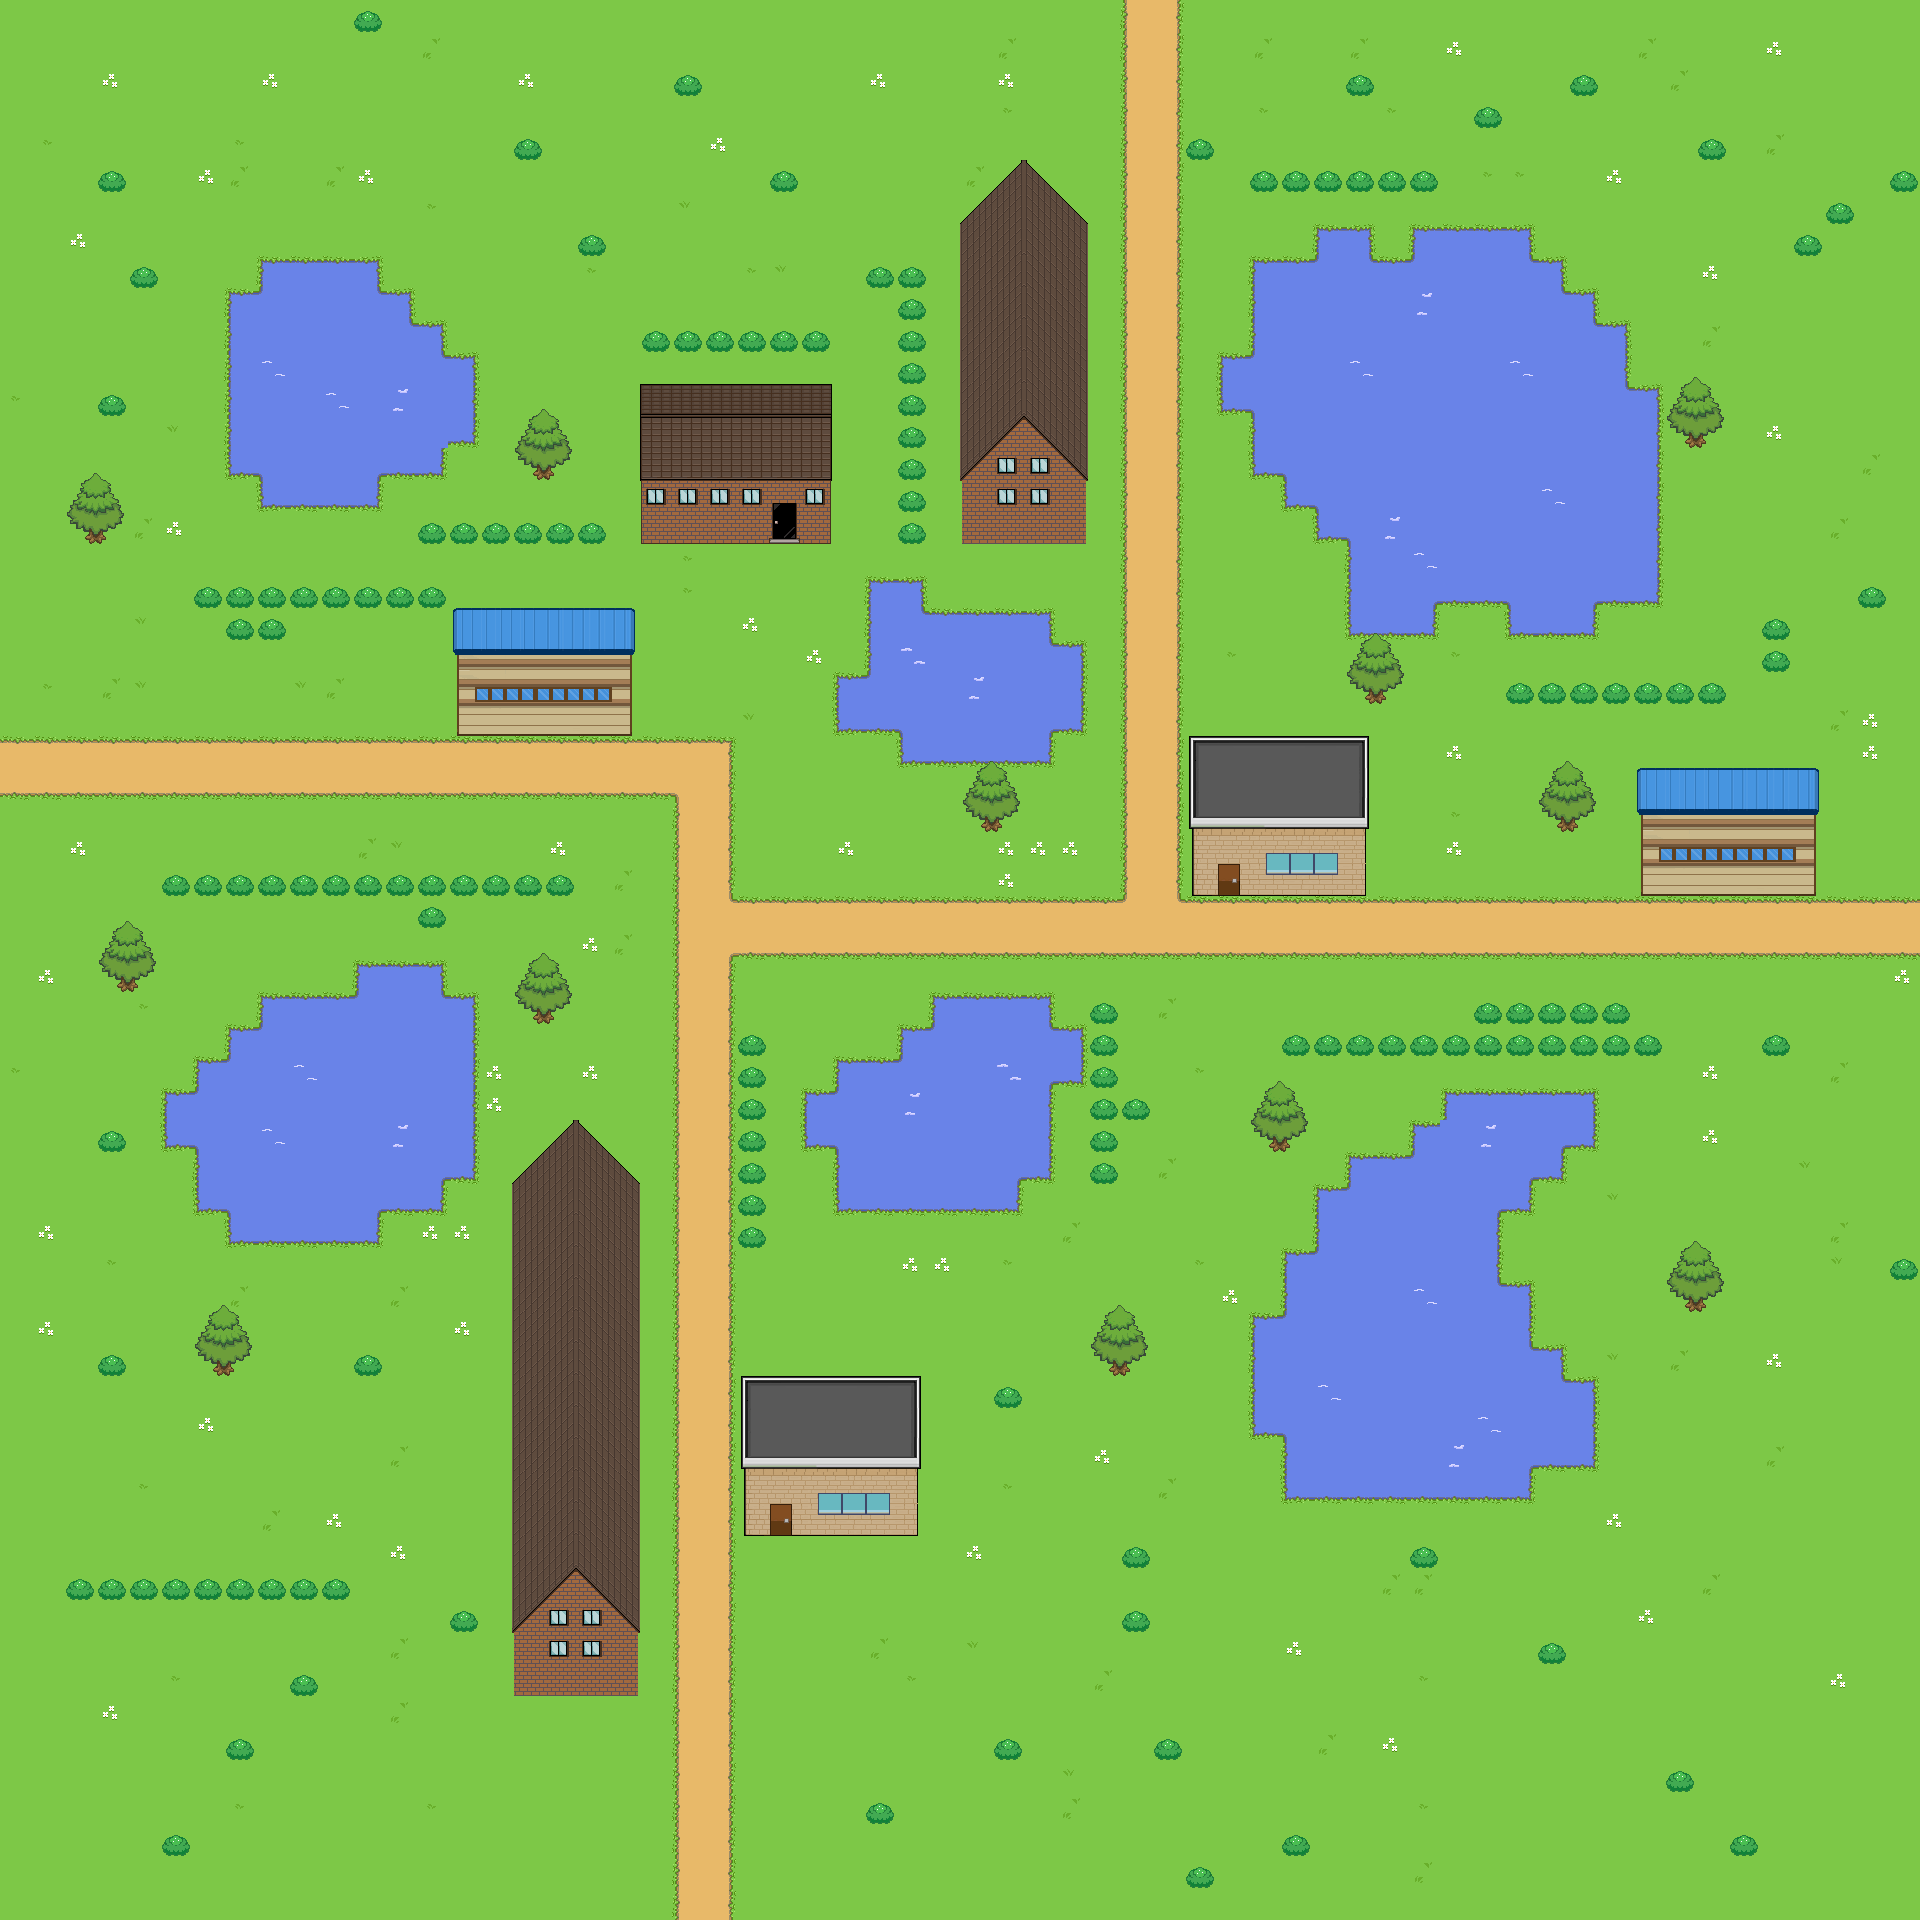

A 2D game scene composited from a Tiled map and its tileset images. What follows is a short description and the map's XML, with each tile layer's data collapsed to a summary:
An orthogonal 60x60 tile map with 32x32 px tiles, 6 tile layers (Base, Water, Collision, Overhang, ...).

<map version="1.0" orientation="orthogonal" renderorder="left-up" width="60" height="60" tilewidth="32" tileheight="32" nextobjectid="1">
 <properties>
  <property name="ObjectiveType" value="1" />
  <property name="ObjectiveX" value="0" />
  <property name="ObjectiveY" value="0" />
  <property name="StartX" value="30" />
  <property name="StartY" value="30" />
 </properties>
 <tileset firstgid="1" name="Tileset" tilewidth="32" tileheight="32" tilecount="400" columns="20">
  <image source="Tileset.png" width="640" height="640" />
  <tile id="7">
   <properties>
    <property name="ObjectiveType" value="1" />
    <property name="ObjectiveX" value="0" />
    <property name="ObjectiveY" value="0" />
    <property name="StartX" value="28" />
    <property name="StartY" value="30" />
   </properties>
  </tile>
 </tileset>
 <layer name="Base" width="60" height="60">
  <data>[3600 cells, 3600 non-empty, 14 distinct tile ids]</data>
 </layer>
 <layer name="Water" width="60" height="60">
  <data>[3600 cells, 450 non-empty, 16 distinct tile ids]</data>
 </layer>
 <layer name="Collision" width="60" height="60">
  <data>[3600 cells, 266 non-empty, 106 distinct tile ids]</data>
 </layer>
 <layer name="Overhang" width="60" height="60">
  <data>[3600 cells, 64 non-empty, 12 distinct tile ids]</data>
 </layer>
 <layer name="Obstacles0" width="60" height="60">
  <data>[3600 cells, 66 non-empty, 1 distinct tile ids]</data>
 </layer>
 <layer name="Obstacles1" width="60" height="60">
  <data>[3600 cells, 84 non-empty, 1 distinct tile ids]</data>
 </layer>
</map>